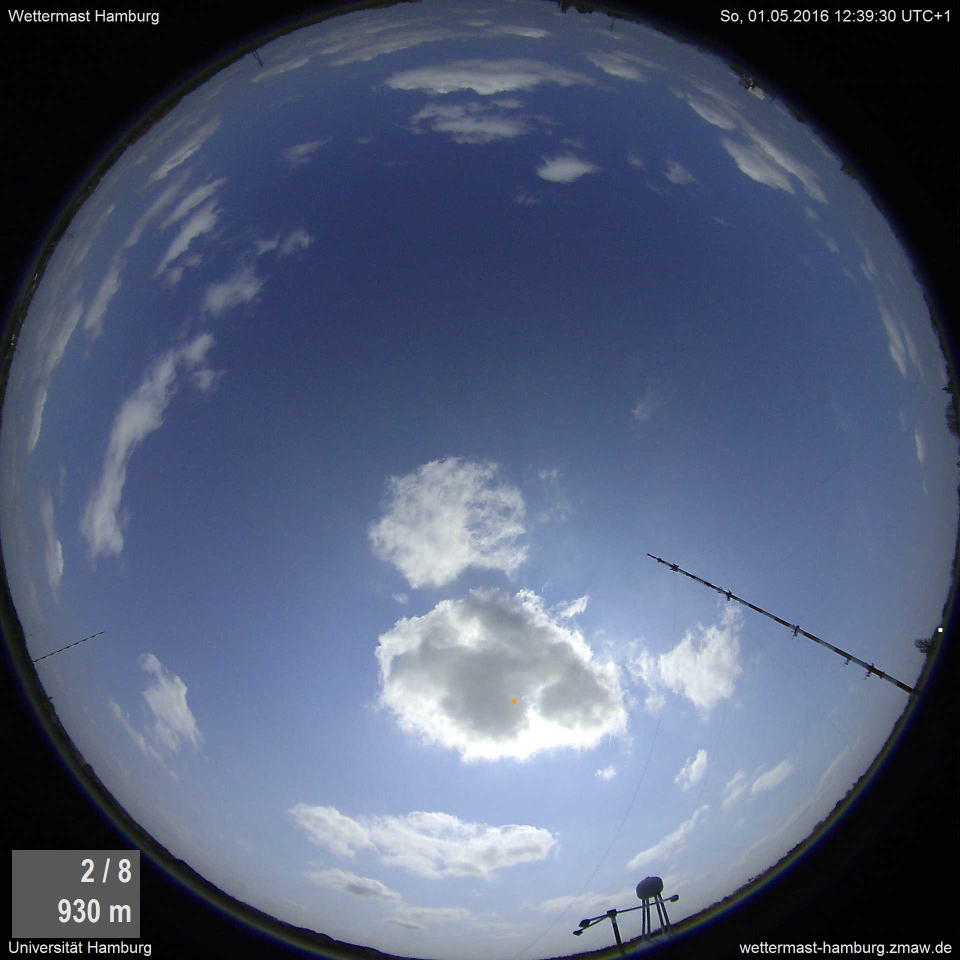
#> input picture source/k-means/test/Image_Wkm_Aktuell_3.jpg, 1920 x 1920 px (shown at 1/2 size)
$ python k-means.py   (Python 2 division)   (older library calls are emulated)
#> lines starting #> are read from the running program, lines starting #| are printed output that depends on the picture; after the words box and inside, x2 and y2 are one past the last pixel; in counts of white or black regions, pixels touching at a corner belong together
# -*- coding: utf-8 -*-
"""
Created on Fri Apr 29 16:14:13 2016

@author: tfinn
"""
# External modules

# Internal modules


__version__ = ""

print(__doc__)
import numpy as np
import scipy.misc
import scipy.ndimage
from sklearn.cluster import KMeans, DBSCAN, MiniBatchKMeans
from sklearn.preprocessing import StandardScaler
from time import time

import pyextremelm

k_cluster = 5
good_angle = 45
good_angle_dpi = int(np.round(1920/180*good_angle))

# Load the Wettermast photo
wm = scipy.ndimage.imread("Image_Wkm_Aktuell_3.jpg", mode="RGB")
#> wm is the input picture: shape (1920, 1920, 3); mean R, G, B 82.2, 92.9, 118.1
wm = wm/255 # to get values between 0 and 1
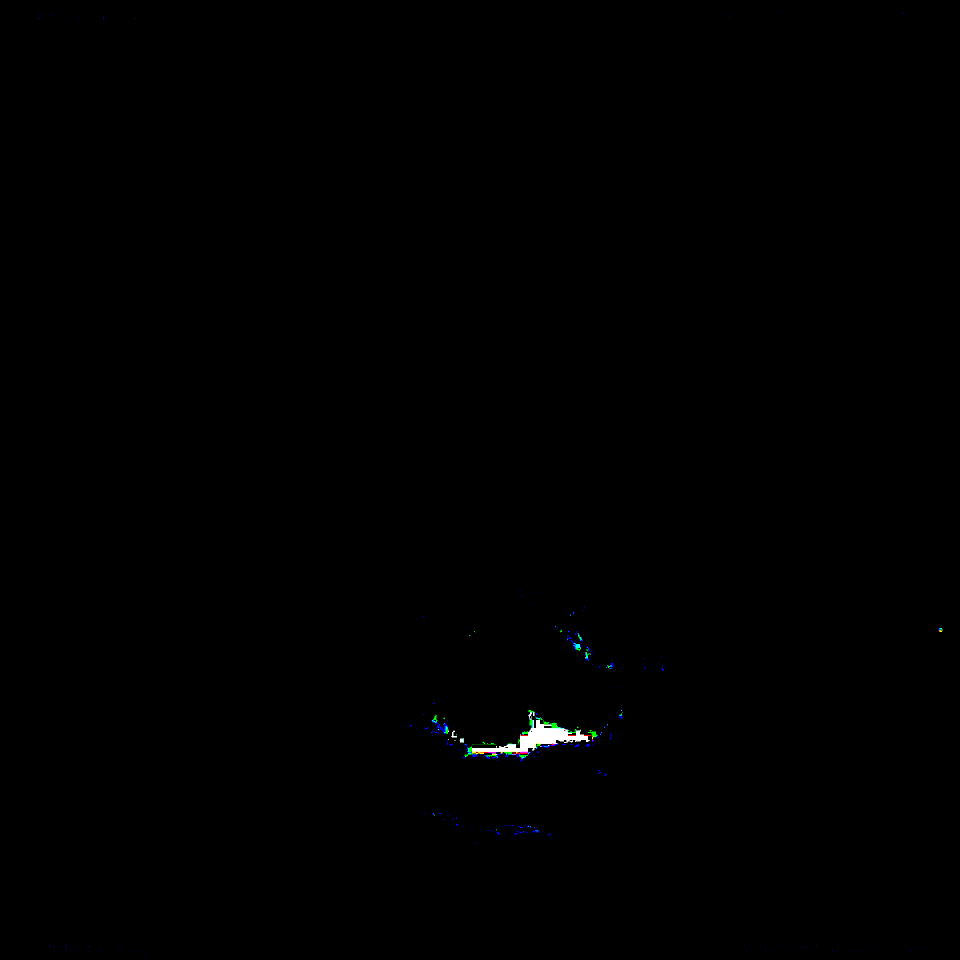
#> wm: shape (1920, 1920, 3) (shown at 1/2 size); mean R, G, B 0.00148, 0.00186, 0.00204; drawn with 1 as white
# Normalize RGB to surrounding fields
# neighbour_size = 5
# rgb_mean = scipy.ndimage.filters.uniform_filter(
#     wm, size=(neighbour_size, neighbour_size, 1), mode="constant")
# #print(rgb_mean)
# rgb_sqr_mean = scipy.ndimage.uniform_filter(
#     wm**2,size=(neighbour_size, neighbour_size, 1), mode="constant")
# #print(rgb_sqr_mean)
# rgb_stddev = np.sqrt(rgb_sqr_mean - rgb_mean**2)
# rgb_stddev[rgb_stddev==0] = 0
# wm_added_dim = np.concatenate((wm, rgb_mean, rgb_stddev), axis=2)
# print(wm_added_dim.shape)
wm = wm[1920/2-good_angle_dpi:1920/2+good_angle_dpi,
        1920/2-good_angle_dpi:1920/2+good_angle_dpi, :]
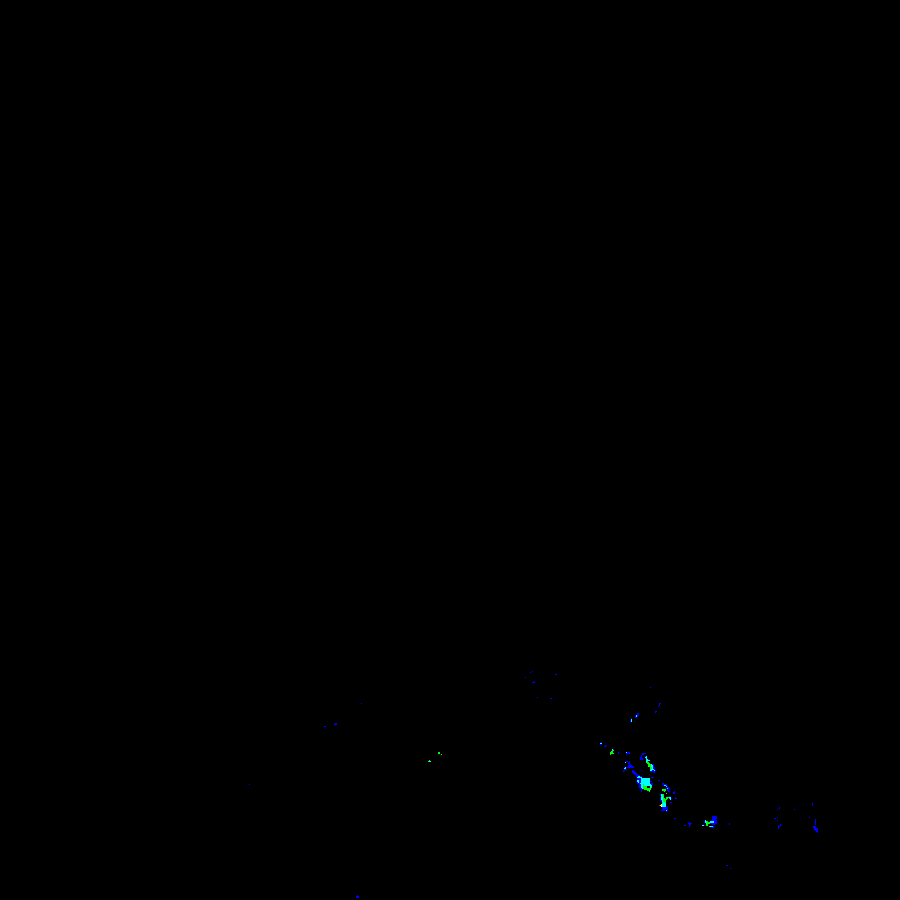
#> wm: shape (900, 900, 3); mean R, G, B 6.17e-06, 0.000386, 0.000727; drawn with 1 as white
# wm_added_dim = wm_added_dim[1920 / 2 - good_angle_dpi:1920 / 2 + good_angle_dpi,
#     1920 / 2 - good_angle_dpi:1920 / 2 + good_angle_dpi, :]
scipy.misc.imsave(
    "test_original.jpg", (wm*255))
appendix = ["r", "g", "b"]
for i in range(0, wm.shape[2]):
    scipy.misc.imsave("test_original_%s.jpg" % (appendix[i]),
                      (wm * 255)[:, :, i])
#> this loop made 3 passes
#> pass 1, `scipy.misc.imsave("test_original_%s.jpg" % (appendix[i]), (wm * 255)[:..`:
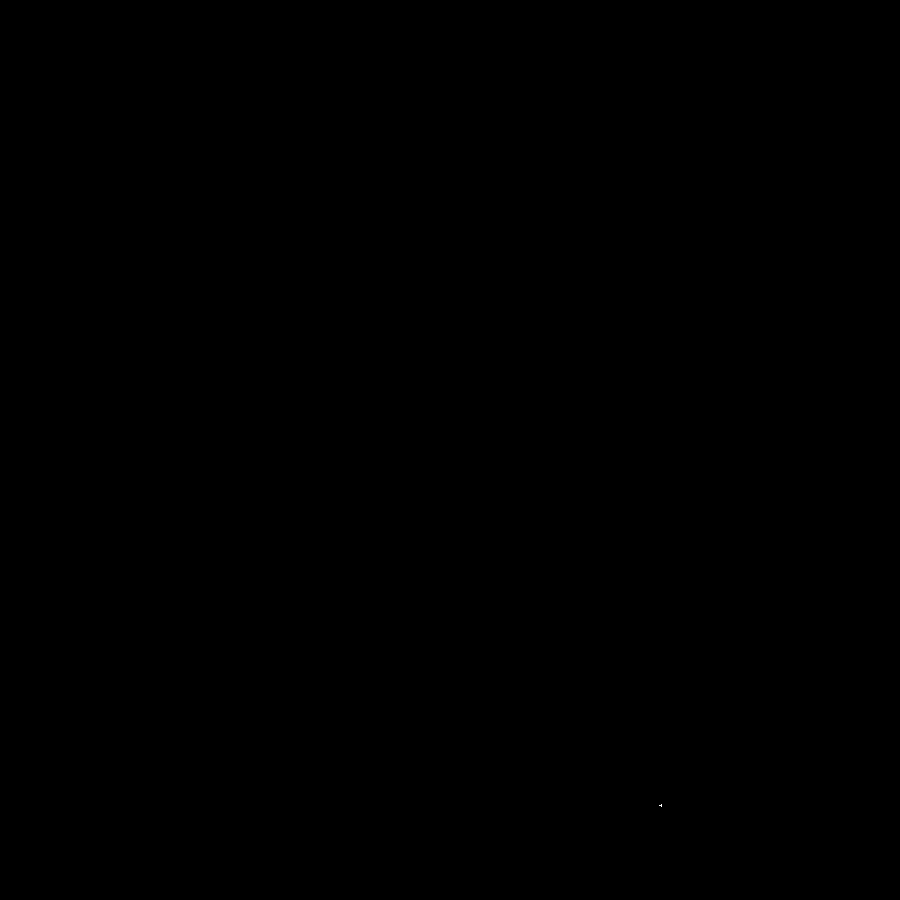
#> saved as test_original_r.jpg: PIL image 900x900 L; 0% white in thin lines or dots, all inside (x1, y1, x2, y2) = (659, 804, 662, 807)

#wm = wm/255

w, h, d = original_shape = tuple(wm.shape)
#> w = 900; h = 900; d = 3; original_shape = (900, 900, 3)
image_array = np.reshape(wm, (w * h, d))
t0 = time()
kmeans = MiniBatchKMeans(n_clusters=k_cluster, random_state=0).fit(image_array)
labels = kmeans.labels_
print("done in %0.3fs." % (time() - t0))
#coloured_labels = labels/2
wm_labeled = np.reshape(labels, (w, h))
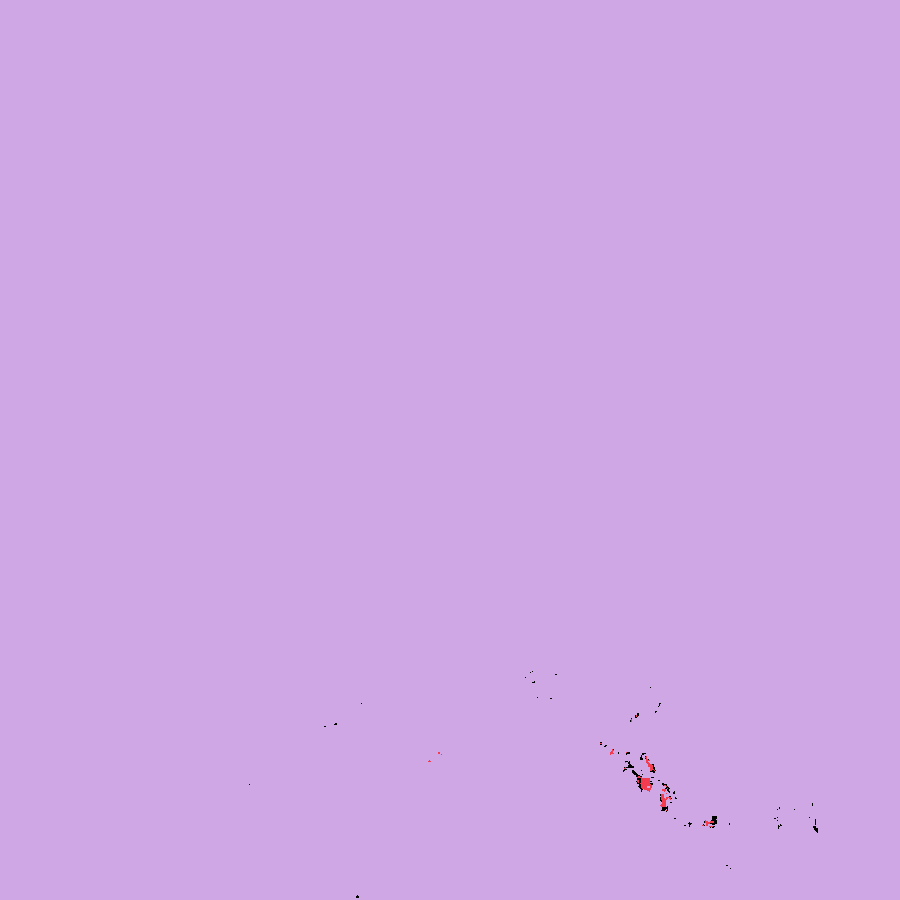
#> wm_labeled: shape (900, 900) int32; 3 distinct labels, from 0 to 2; one colour per label, 0 black

scipy.misc.imsave("test_labeled_kmeans.jpg", wm_labeled)
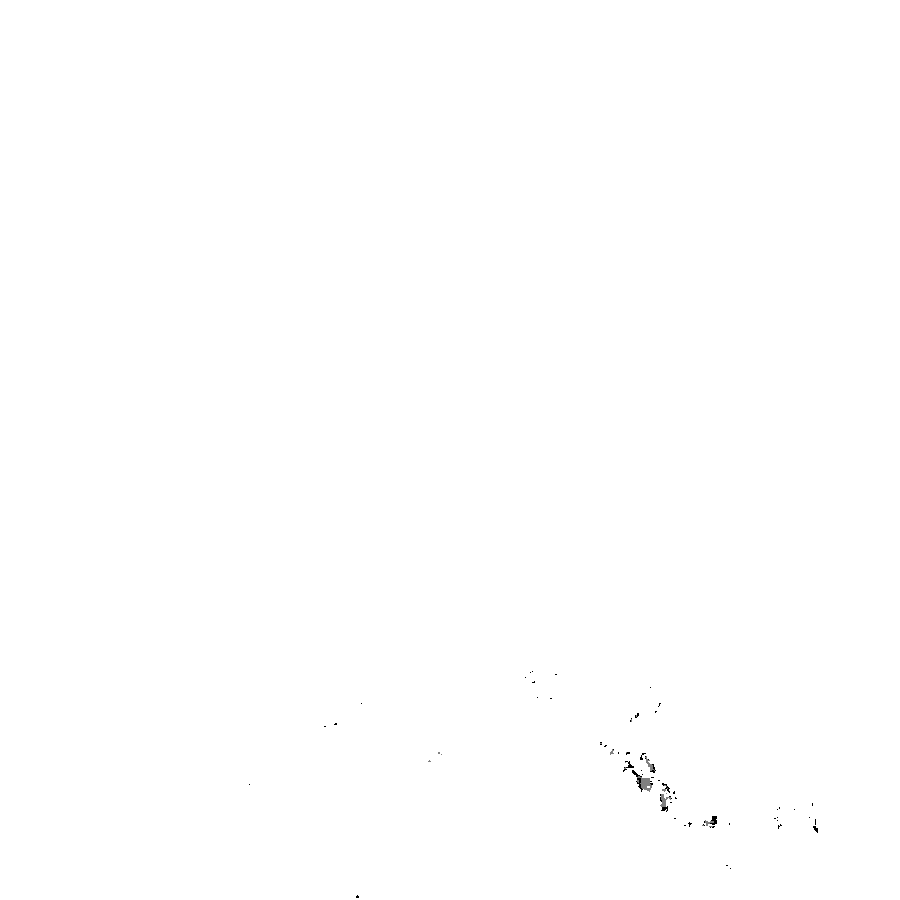
#> saved as test_labeled_kmeans.jpg: PIL image 900x900 L; min 0, max 255, mean 254.8
#
image_scale = StandardScaler()
test = image_scale.fit_transform(image_array)
dbscan_inst = DBSCAN(eps=1, min_samples=10000)
#labels = dbscan_inst.fit_predict(test)
print("done in %0.3fs." % (time() - t0))
# [11 lines of commented-out code are left out]

$ run again, with source/k-means/test/Image_Wkm_Aktuell.jpg copied over source/k-means/test/Image_Wkm_Aktuell_3.jpg
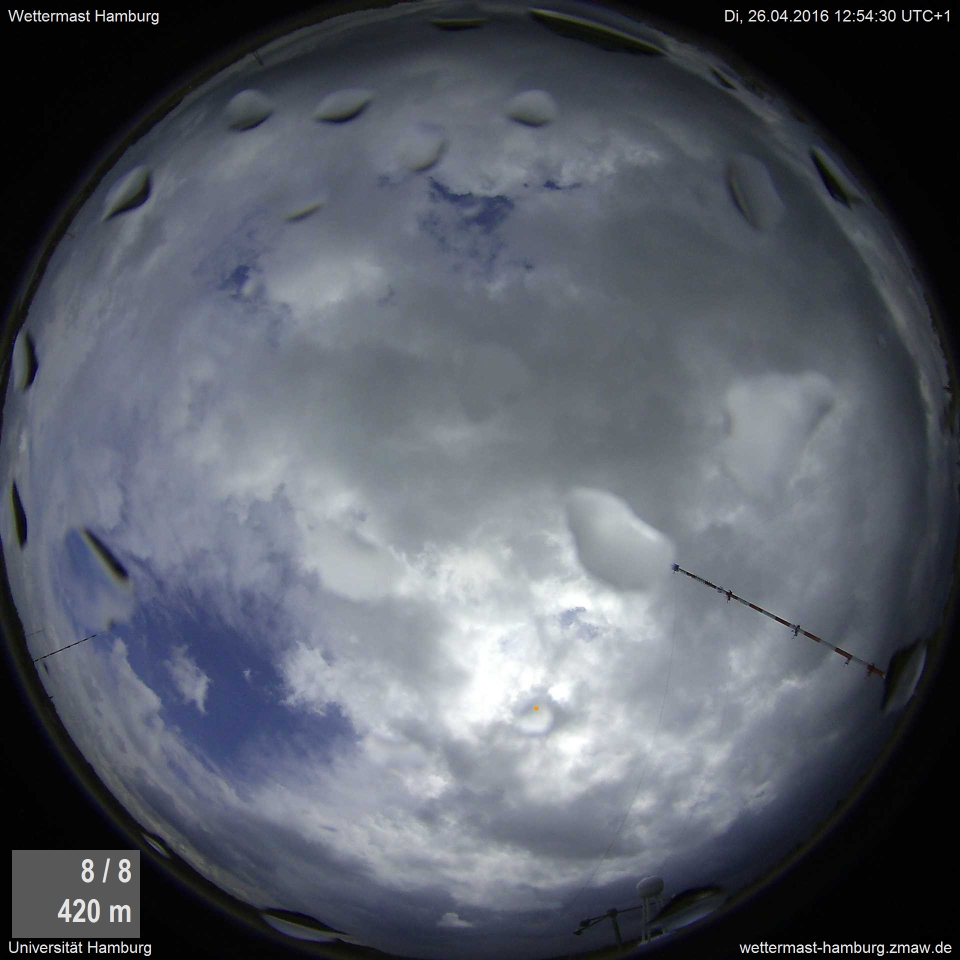
#> input picture source/k-means/test/Image_Wkm_Aktuell.jpg, 1920 x 1920 px (shown at 1/2 size)
#> wm is the input picture: shape (1920, 1920, 3); mean R, G, B 87.3, 92.2, 102
#> the loop `for i in range(0, wm.shape[2]):` made 3 passes
#> pass 1, `scipy.misc.imsave("test_original_%s.jpg" % (appendix[i]), (wm * 255)[:..`:
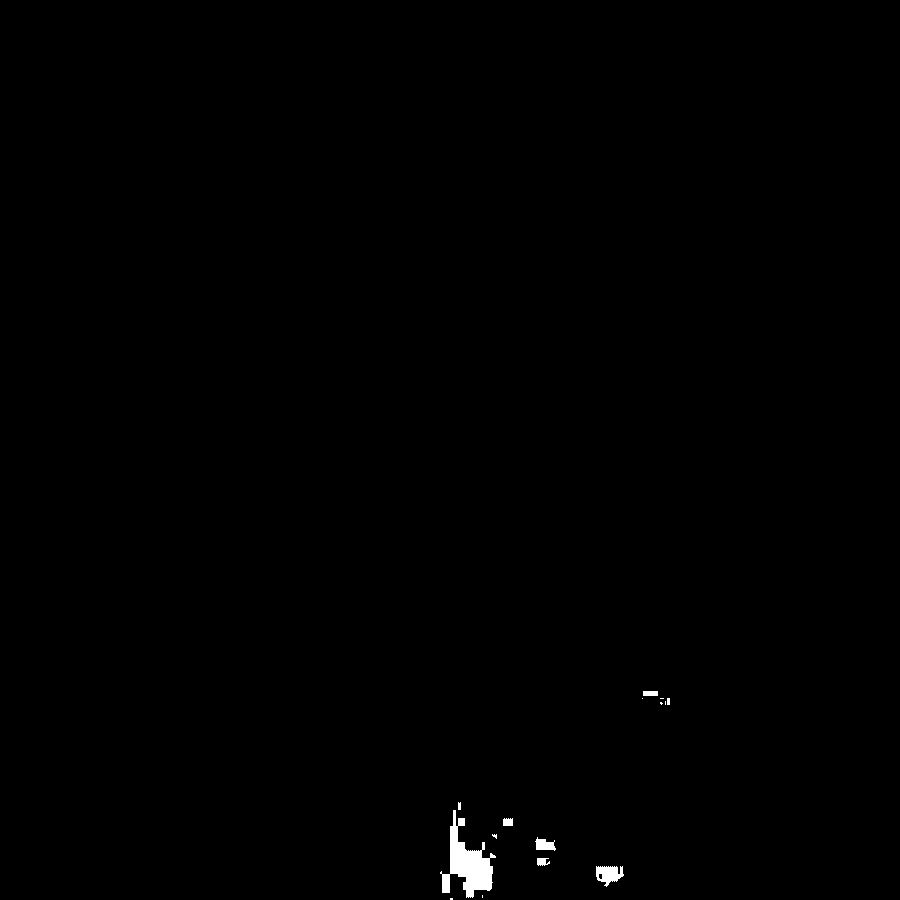
#> saved as test_original_r.jpg: PIL image 900x900 L; 0.35% white; 15 white regions (7 under 20 px), largest, box (x1, y1, x2, y2) and area: (440, 810, 496, 898) 1996, (596, 866, 624, 887) 374, (535, 837, 556, 851) 186
#> wm_labeled: shape (900, 900) int32; 3 distinct labels, from 0 to 2
#> `scipy.misc.imsave("test_labeled_kmeans.jpg", wm_labeled)`:
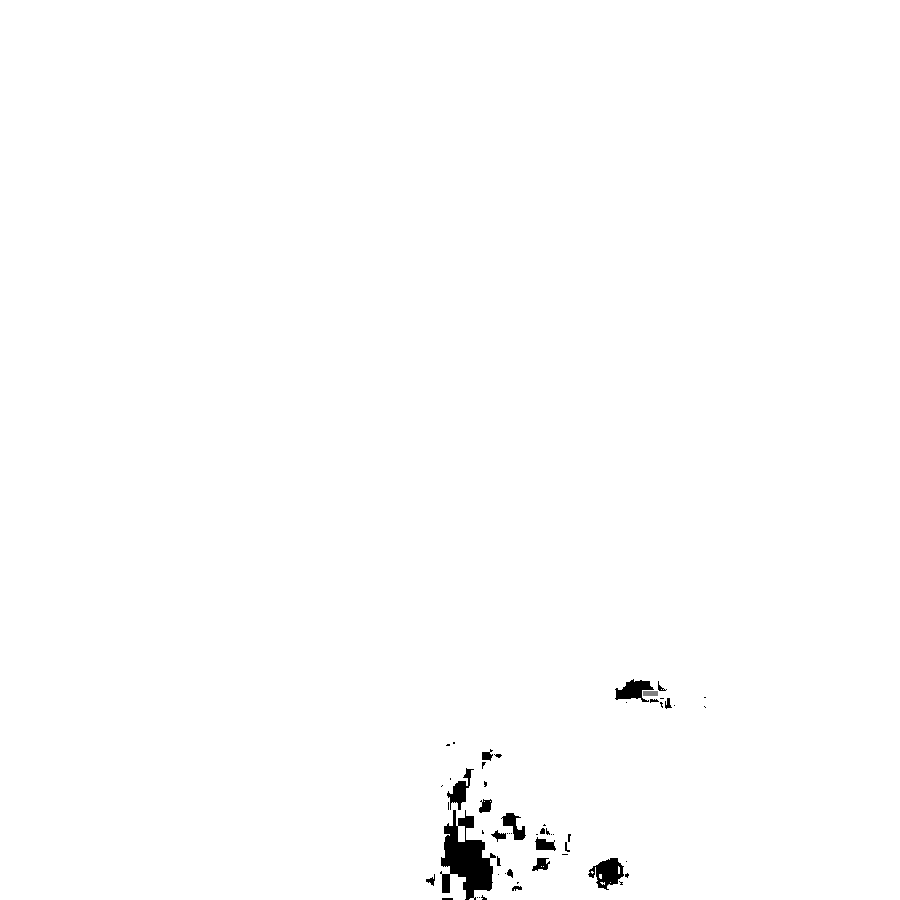
#> saved as test_labeled_kmeans.jpg: PIL image 900x900 L; min 0, max 255, mean 253.2
